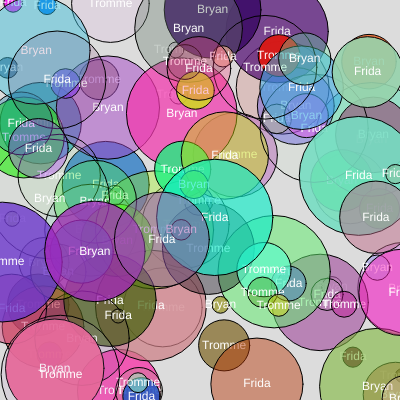
Frame 1 (no input)
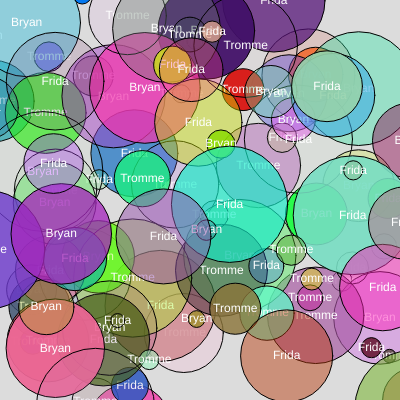
Frame 60 (no input)
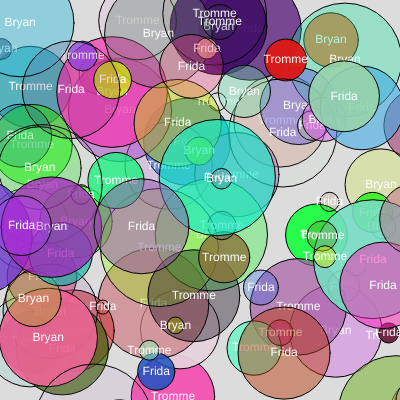
Frame 120 (the mouse pressed at the canvas centre since frame 60)

The p5.js sketch that drew these frames (run headless with seeded random() and noise() and a simulated clock; from frame 60 on, the mouse is pressed at the canvas centre):

// p5.js sketch
// ── sketch.js
let names = ["Bryan", "Tromme","Frida"]

//tomt array
let bubbles = []

//JSON objekt med 4 attributes

let bubble = {
  x: 100,
  y: 80,
  s: 40,
  n: names[1]
}
function setup() {
  createCanvas(400, 400);
  textAlign(CENTER,CENTER)

  for(i=0; i<100; i++){
    let b = {
      x: random(width),
      y: random(height),
      s: random(12,120),
      //random tager et tilfældigt navn fra names
      n: random(names),
      c: color(random(255),random(255),random(255),random(255))
    }
    bubbles.push(b)
  }
  console.log(bubbles)
}

function draw() {
  background(220);
  //tegner shaky fella
  fill(120,80,50,100)
  //Tager fat i bubbles værdier ved dot-notation
  bubble.x += random(-1,1)
  bubble.y += random(-1,1)
  ellipse(bubble.x,bubble.y,bubble.s)
  fill(255)
  text(bubble.n,bubble.x,bubble.y)

  //løb arrayet igennem og tegn alle bubbles
  for(i=0;i<bubbles.length;i++){
    fill(bubbles[i].c)
    bubbles[i].x += random(-5,5)
    bubbles[i].y += random(-5,5)
    ellipse(bubbles[i].x,bubbles[i].y,bubbles[i].s)
    fill(255)
    text(bubbles[i].n,bubbles[i].x,bubbles[i].y)
  }
}
